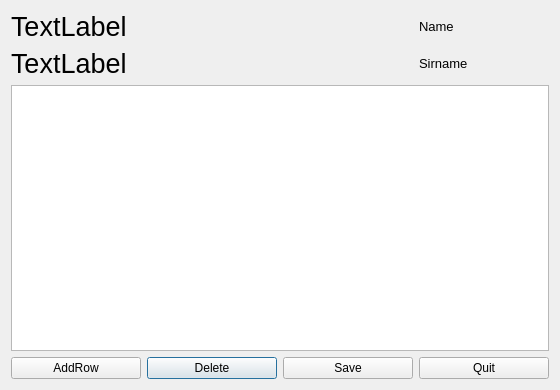
<?xml version="1.0" encoding="UTF-8"?>
<ui version="4.0">
 <class>SecondWindow</class>
 <widget class="QDialog" name="SecondWindow">
  <property name="geometry">
   <rect>
    <x>0</x>
    <y>0</y>
    <width>560</width>
    <height>390</height>
   </rect>
  </property>
  <property name="windowTitle">
   <string>Dialog</string>
  </property>
  <layout class="QGridLayout" name="gridLayout">
   <item row="0" column="3">
    <layout class="QVBoxLayout" name="verticalLayout">
     <item>
      <widget class="QLabel" name="nameLabel">
       <property name="font">
        <font>
         <pointsize>10</pointsize>
        </font>
       </property>
       <property name="text">
        <string>Name</string>
       </property>
      </widget>
     </item>
     <item>
      <widget class="QLabel" name="sirnameLabel">
       <property name="font">
        <font>
         <pointsize>10</pointsize>
        </font>
       </property>
       <property name="text">
        <string>Sirname</string>
       </property>
      </widget>
     </item>
    </layout>
   </item>
   <item row="0" column="2">
    <widget class="QLabel" name="label">
     <property name="text">
      <string/>
     </property>
     <property name="pixmap">
      <pixmap resource="res.qrc">:/image/icon1.png</pixmap>
     </property>
    </widget>
   </item>
   <item row="0" column="0" colspan="2">
    <layout class="QVBoxLayout" name="verticalLayout_2">
     <item>
      <widget class="QLabel" name="Digital_clock">
       <property name="font">
        <font>
         <pointsize>20</pointsize>
        </font>
       </property>
       <property name="text">
        <string>TextLabel</string>
       </property>
      </widget>
     </item>
     <item>
      <widget class="QLabel" name="DateTime">
       <property name="font">
        <font>
         <pointsize>20</pointsize>
        </font>
       </property>
       <property name="text">
        <string>TextLabel</string>
       </property>
      </widget>
     </item>
    </layout>
   </item>
   <item row="2" column="1">
    <widget class="QPushButton" name="deleteButton">
     <property name="text">
      <string>Delete</string>
     </property>
    </widget>
   </item>
   <item row="1" column="0" colspan="4">
    <widget class="QTableView" name="tableView">
     <property name="alternatingRowColors">
      <bool>true</bool>
     </property>
     <property name="selectionMode">
      <enum>QAbstractItemView::SingleSelection</enum>
     </property>
     <attribute name="horizontalHeaderCascadingSectionResizes">
      <bool>true</bool>
     </attribute>
     <attribute name="horizontalHeaderStretchLastSection">
      <bool>true</bool>
     </attribute>
    </widget>
   </item>
   <item row="2" column="3">
    <widget class="QPushButton" name="QuitButton">
     <property name="text">
      <string>Quit</string>
     </property>
    </widget>
   </item>
   <item row="2" column="0">
    <widget class="QPushButton" name="addButton">
     <property name="text">
      <string>AddRow</string>
     </property>
    </widget>
   </item>
   <item row="2" column="2">
    <widget class="QPushButton" name="pushButton">
     <property name="text">
      <string>Save</string>
     </property>
    </widget>
   </item>
  </layout>
 </widget>
 <resources>
  <include location="res.qrc"/>
 </resources>
 <connections/>
</ui>
